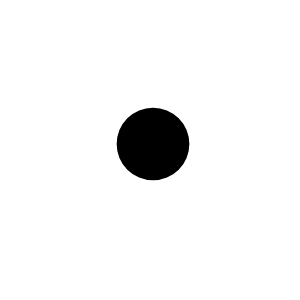
#> input picture synthetic_images/base_images/dice_1_rgb.png, 300 x 300 px
$ python -i make_dice.py   (imports and definitions only)   (Python 2 division)
#> lines starting #> are read from the running program, lines starting #| are printed output that depends on the picture; after the words box and inside, x2 and y2 are one past the last pixel; in counts of white or black regions, pixels touching at a corner belong together
#> further down, picture is the input picture: shape (300, 300, 3); min 0, max 255, mean 243.3
import os
import cv2
import numpy as np
import sys
from multiprocessing import Process
import random

multi = True
# [85 lines left out: functions random_blur, alpha_image, add_alpha, zoom_out, shift_image, brightness and 1 more, not called in this run]

def add_noise(image):
    channels = cv2.split(image)
    alpha = (255, 255, 255, 0)
    mask = cv2.inRange(image, alpha, alpha)
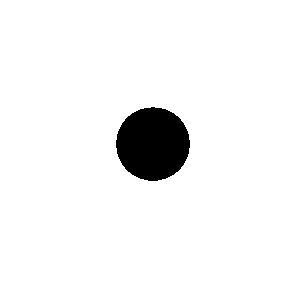
#> mask: shape (300, 300); 95.3% white; 1 black region, box (x1, y1, x2, y2) and area: (116, 107, 190, 181) 4258
    mask_not = cv2.bitwise_not(mask)
    noise = np.random.rand(image.shape[0], image.shape[1], image.shape[2]) * 255
    noise_a = np.ones((image.shape[0], image.shape[1]), dtype=channels[0].dtype) * 255
    noise = noise.astype(channels[0].dtype)
    noise_c = cv2.split(noise)
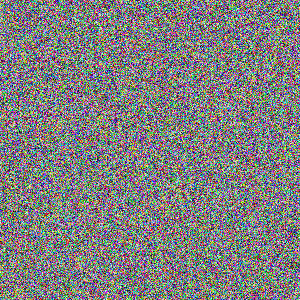
#> noise: shape (300, 300, 3); mean of channels 0, 1, 2 127, 126.8, 127.3; drawn as B, G, R
    noise = cv2.merge((noise_c[0], noise_c[1], noise_c[2], noise_a))

    orig_comp = cv2.bitwise_and(image, image, mask=mask_not)
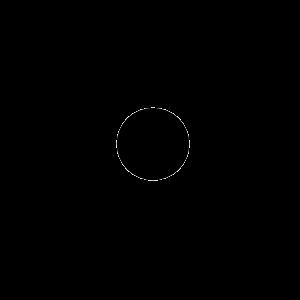
#> orig_comp: shape (300, 300, 3); min 0, max 254, mean 0.4
    noise_comp = cv2.bitwise_and(noise, noise, mask=mask)
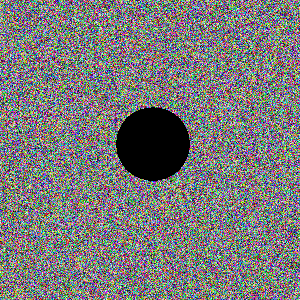
#> noise_comp: shape (300, 300, 4); mean of channels 0, 1, 2, 3 121, 120.8, 121.3, 242.9; drawn as B, G, R
#> noise: shape (300, 300, 4)

#> (the run stopped early here; a loop or call above may not have finished)

$ run again, on synthetic_images/base_images/dice_5_rgb.png
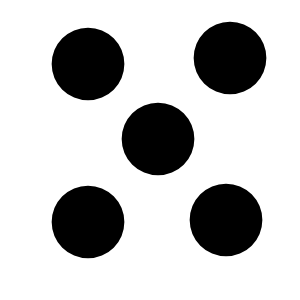
#> input picture synthetic_images/base_images/dice_5_rgb.png, 300 x 300 px
#> picture is the input picture: shape (300, 300, 3); min 0, max 255, mean 196.6
#> in add_noise, `mask = cv2.inRange(image, alpha, alpha)`:
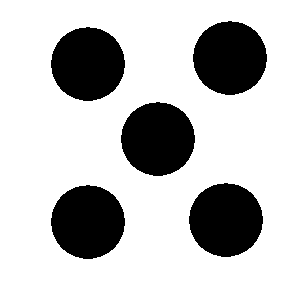
#> mask: shape (300, 300); 76.3% white; 5 black regions, box (x1, y1, x2, y2) and area: (193, 21, 267, 95) 4258, (51, 27, 125, 101) 4258, (121, 102, 195, 176) 4258, (189, 183, 263, 257) 4258, (51, 185, 125, 259) 4258
#> in add_noise, `noise_comp = cv2.bitwise_and(noise, noise, mask=mask)`:
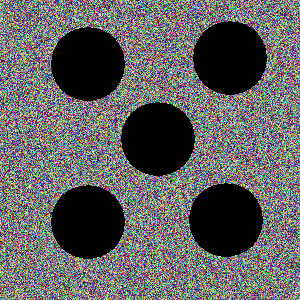
#> noise_comp: shape (300, 300, 4); mean of channels 0, 1, 2, 3 97, 96.7, 97.2, 194.7; drawn as B, G, R
